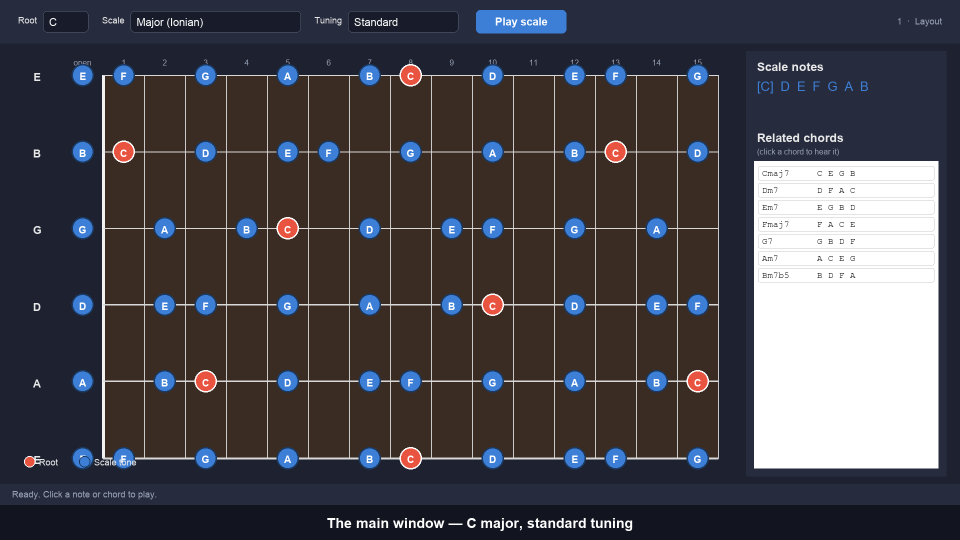
#> input picture video/_build/smoke_app.png, 1920 x 1080 px (shown at 1/2 size); its folder holds only this picture in this run
$ python -i build_explainer.py   (imports and definitions only)
#> lines starting #> are read from the running program, lines starting #| are printed output that depends on the picture
#!/usr/bin/env python3
"""Build a ~10 minute explainer video for the ai_scaler guitar app."""

from __future__ import annotations

import math
import os
import subprocess
import sys
import wave
from pathlib import Path
from typing import Dict, List, Optional, Sequence, Tuple

import numpy as np
from PIL import Image, ImageDraw, ImageFont

ROOT = Path(__file__).resolve().parents[1]
sys.path.insert(0, str(ROOT / "src"))

from ai_scaler import audio, theory  # noqa: E402
from ai_scaler.fretboard import DEFAULT_TUNING, Fretboard  # noqa: E402

W, H = 1920, 1080
BUILD = Path(__file__).resolve().parent / "_build"
FINAL = Path(__file__).resolve().parent / "ai_scaler_explainer.mp4"

BG = (30, 34, 48)
PANEL_BG = (38, 43, 61)
BOARD_BG = (58, 44, 34)
FRET_COLOR = (201, 201, 201)
NUT_COLOR = (242, 242, 242)
STRING_COLOR = (216, 216, 216)
INLAY_COLOR = (90, 70, 54)
SCALE_COLOR = (61, 127, 214)
ROOT_COLOR = (232, 84, 63)
NOTE_TEXT = (255, 255, 255)
LABEL_FG = (232, 232, 232)
MUTED_FG = (154, 163, 184)
CHORD_BG = (255, 255, 255)
WHITE = (255, 255, 255)
ACCENT = (61, 127, 214)

INLAY_FRETS = {3, 5, 7, 9, 15, 17, 19, 21}
DOUBLE_INLAY_FRETS = {12, 24}

SAY_VOICE = "Samantha"
SAY_RATE = 154  # words/min — speech plus pauses/music lands near 10:00


def hex_to_rgb(h: str) -> Tuple[int, int, int]:
    h = h.lstrip("#")
    return int(h[0:2], 16), int(h[2:4], 16), int(h[4:6], 16)


# [28 lines left out: function load_font, not called in this run]


def text_size(draw: ImageDraw.ImageDraw, text: str, font) -> Tuple[int, int]:
    box = draw.textbbox((0, 0), text, font=font)
    return box[2] - box[0], box[3] - box[1]


def rounded(draw: ImageDraw.ImageDraw, xy, radius: int, fill, outline=None, width: int = 1):
    draw.rounded_rectangle(xy, radius=radius, fill=fill, outline=outline, width=width)


# [320 lines left out: functions draw_legend, render_title, render_end_card, render_app_frame, render_bullets, write_wav and 1 more, not called in this run]


def silence(seconds: float, sr: int = audio.SAMPLE_RATE) -> np.ndarray:
    return np.zeros(int(seconds * sr), dtype=np.float32)


# [449 lines left out: functions concat_audio, render_scale_tone, render_chord_tone, say_to_wav, scenes, not called in this run]


def render_scene(scene: dict) -> Image.Image:
    kind = scene["kind"]
    if kind == "title":
        return render_title(scene["title"], scene["subtitle"], scene.get("footer", ""))
    if kind == "end":
        return render_end_card()
    if kind == "bullets":
        return render_bullets(scene["title"], scene["bullets"])
    return render_app_frame(
        root=scene["root"],
        scale=scene["scale"],
        tuning=scene.get("tuning", DEFAULT_TUNING),
        caption=scene.get("caption", ""),
        highlight=scene.get("highlight"),
        chapter=scene.get("chapter", ""),
    )


# [4 lines left out: function ffmpeg_bin, not called in this run]


def word_count(text: str) -> int:
    return len(text.replace("—", " ").split())


# [92 lines left out: function build, not called in this run]


# [2 lines not run here, left out]

>>> import cv2
>>> picture = cv2.imread('_build/smoke_app.png', cv2.IMREAD_GRAYSCALE)
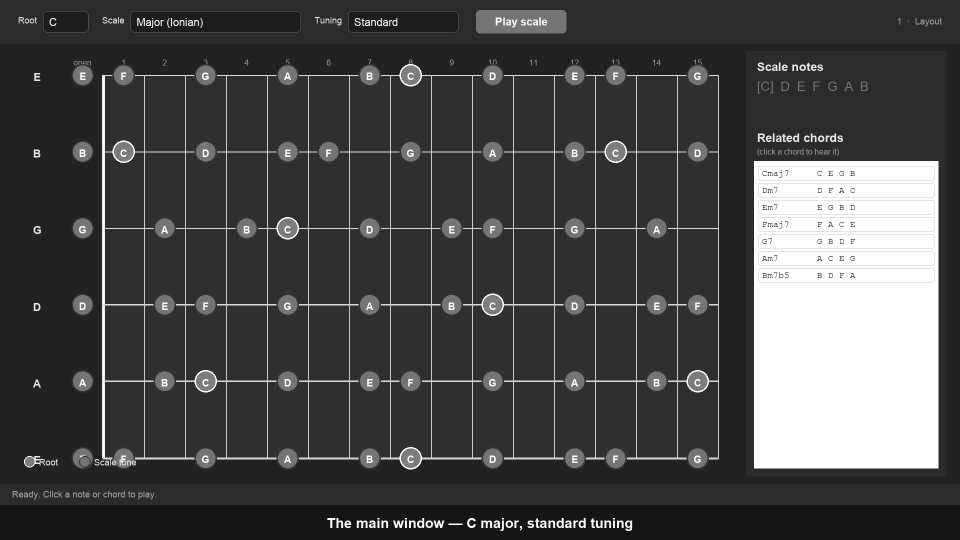
#> picture: shape (1080, 1920) (shown at 1/2 size); min 0, max 255, mean 72.5
#> (the run stopped early here; a loop or call above may not have finished)
